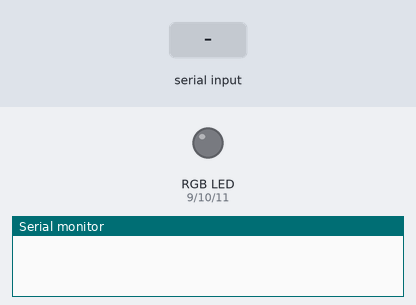
Recording of a sketch running on a simulated Arduino Uno, built with avr-gcc and run on an emulated ATmega328P. Shown: an RGB LED mixed from three pins (HIGH = lit), the last lines printed to the serial monitor. The test bench sets the inputs (shaded band). Dim RGB values are drawn brighter than linear.

Above: at 1.2 s.
1.3 s: "on\n" received over Serial
At 2.0 s:
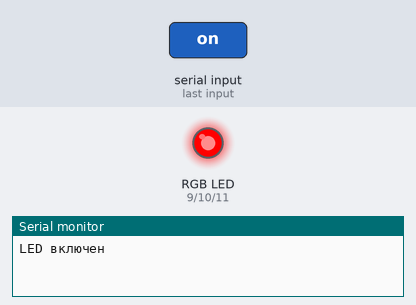
2.8 s: "90,45,200\n" received over Serial
At 3.4 s:
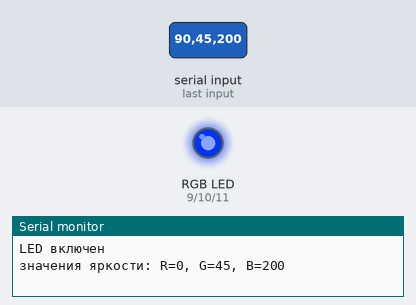
4.3 s: "30,150,10\n" received over Serial
At 5.5 s:
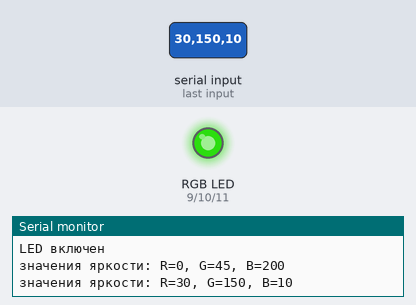
5.8 s: "off\n" received over Serial
At 6.6 s:
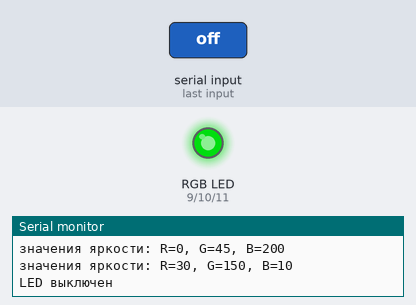
7.3 s: "1,90,45\n" received over Serial
At 7.9 s:
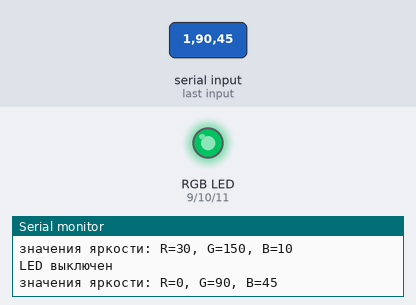
8.8 s: "90,45,200\n" received over Serial
At 9.2 s:
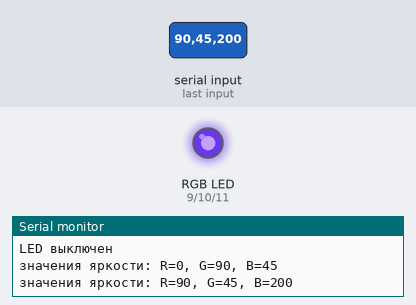
Timing chart, 0 to 11.3 s (numbered marks = the images above; inputs shaded):
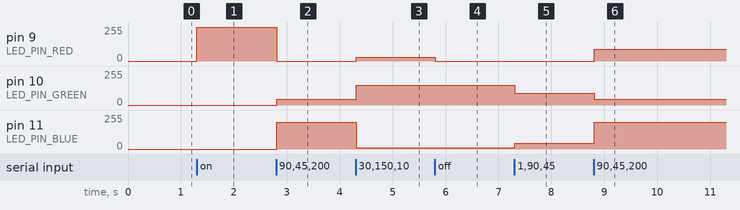

The sketch:

laba_5.ino
```cpp
#define LED_PIN_RED 9
#define LED_PIN_GREEN 10
#define LED_PIN_BLUE 11
String command;

void setup()
{
  pinMode(LED_PIN_RED, OUTPUT);
  pinMode(LED_PIN_GREEN, OUTPUT);
  pinMode(LED_PIN_BLUE, OUTPUT);
  Serial.begin(9600);
}

void loop()
{
  while (Serial.available())
  {
    char incomingChar = Serial.read();
    if (incomingChar != '\n')
    {
      command += incomingChar;
    }
    else
    {
      if (command == "on" || command == "вкл")
      {
        digitalWrite(LED_PIN_RED, HIGH);
        Serial.println("LED включен");
      }
      else if (command == "off" || command == "выкл")
      {
        digitalWrite(LED_PIN_RED, LOW);
        Serial.println("LED выключен");
      }
      else{
      command.trim();
      int commaIndex1 = command.indexOf(',');
      int commaIndex2 = command.indexOf(',', commaIndex1 + 1);
      if (commaIndex1 != -1 && commaIndex2 != -1 && command.length() > commaIndex2 + 1)
      {
        String redValueStr = command.substring(0, commaIndex1);
        String greenValueStr = command.substring(commaIndex1 + 1, commaIndex2);
        String blueValueStr = command.substring(commaIndex2 + 1);

        int redValue = redValueStr.toInt();
        int greenValue = greenValueStr.toInt();
        int blueValue = blueValueStr.toInt();

        analogWrite(LED_PIN_RED, redValue);
        analogWrite(LED_PIN_GREEN, greenValue);
        analogWrite(LED_PIN_BLUE, blueValue);

        Serial.print("значения яркости: R=");
        Serial.print(redValue);
        Serial.print(", G=");
        Serial.print(greenValue);
        Serial.print(", B=");
        Serial.println(blueValue);
      }
      else
      {
        Serial.println("введите еще раз");
      }

      command = "";
      }
    }
  }
}
```

Measured:
- after the input at 1.3 s, pin 9 (LED_PIN_RED): 0/255 → 255/255 at once
- after the input at 2.8 s, pin 9 (LED_PIN_RED): 255/255 → 0/255 at once; pin 10 (LED_PIN_GREEN): 0/255 → 45/255 at once; pin 11 (LED_PIN_BLUE): 0/255 → 200/255 at once
- after the input at 4.3 s, pin 9 (LED_PIN_RED): 0/255 → 30/255 at once; pin 10 (LED_PIN_GREEN): 45/255 → 150/255 at once; pin 11 (LED_PIN_BLUE): 200/255 → 10/255 at once
- after the input at 5.8 s, pin 9 (LED_PIN_RED): 30/255 → 0/255 at once
- after the input at 7.3 s, pin 10 (LED_PIN_GREEN): 150/255 → 90/255 at once; pin 11 (LED_PIN_BLUE): 10/255 → 45/255 at once
- after the input at 8.8 s, pin 9 (LED_PIN_RED): 0/255 → 90/255 at once; pin 10 (LED_PIN_GREEN): 90/255 → 45/255 at once; pin 11 (LED_PIN_BLUE): 45/255 → 200/255 at once
